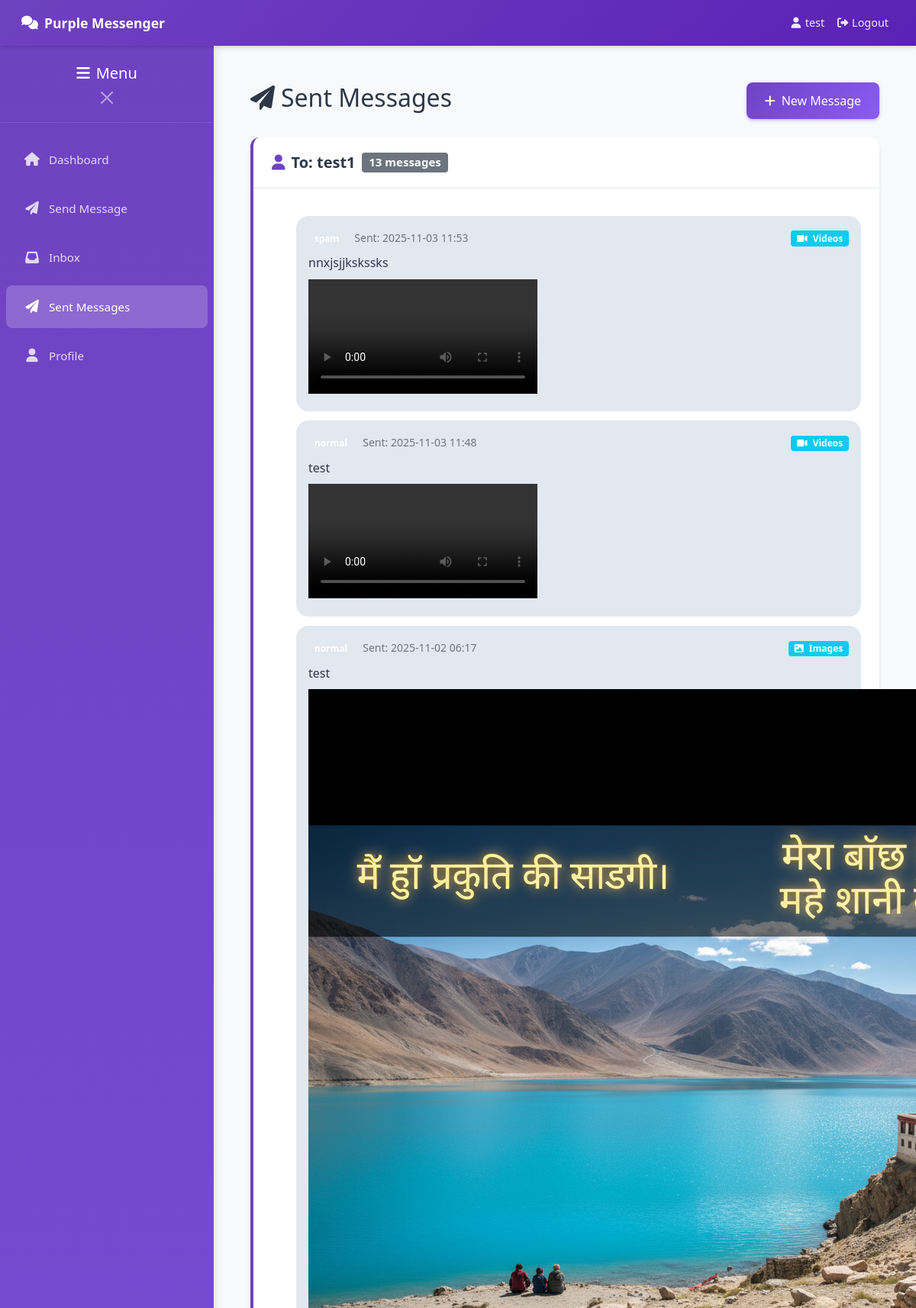
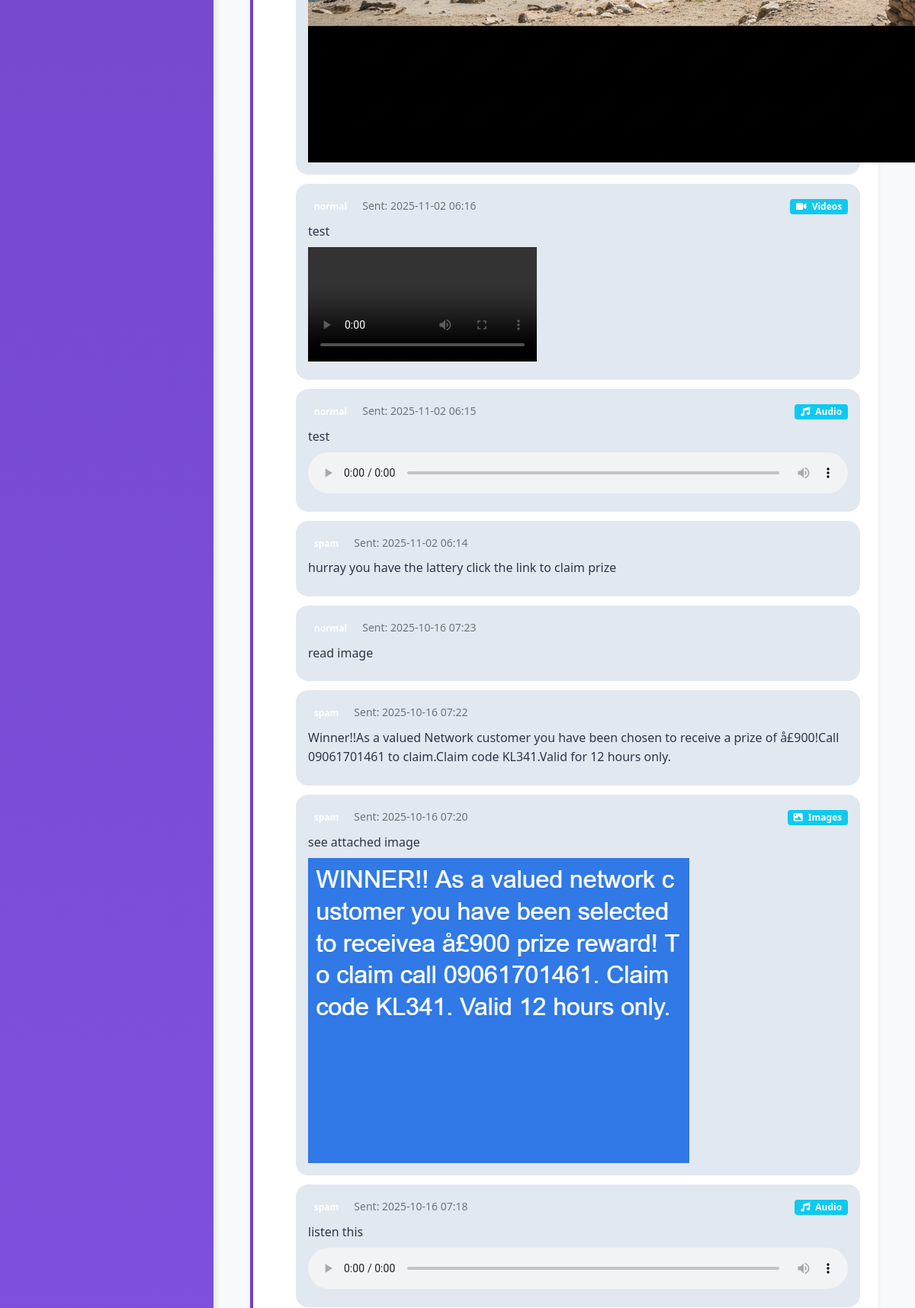
/sent (signed in, upper part), run on the app's committed database (2 pictures, top to bottom).
### database.py (models this page shows)
class User(UserMixin, db.Model):
    id = db.Column(db.Integer, primary_key=True)
    username = db.Column(db.String(80), unique=True, nullable=False)
    email = db.Column(db.String(120), unique=True, nullable=False)
    password = db.Column(db.String(200), nullable=False)
    profile_pic = db.Column(db.String(200), default='default.png')
    created_at = db.Column(db.DateTime, default=datetime.utcnow)
    sent_messages = db.relationship('Message', foreign_keys='Message.sender_id', backref='sender', lazy=True)
    received_messages = db.relationship('Message', foreign_keys='Message.receiver_id', backref='receiver', lazy=True)

class Message(db.Model):
    id = db.Column(db.Integer, primary_key=True)
    content = db.Column(db.Text)
    media_type = db.Column(db.String(20))  # text, image, video, audio
    media_filename = db.Column(db.String(200))
    sender_id = db.Column(db.Integer, db.ForeignKey('user.id'), nullable=False)
    receiver_id = db.Column(db.Integer, db.ForeignKey('user.id'), nullable=False)
    category = db.Column(db.String(50))  # Category marked by sender
    is_read = db.Column(db.Boolean, default=False)
    created_at = db.Column(db.DateTime, default=datetime.utcnow)

### app.py (the view)
@app.route('/sent')
@login_required
def sent_messages():
    messages = Message.query.filter_by(sender_id=current_user.id).order_by(Message.created_at.desc()).all()
    receiver_messages = {}
    for msg in messages:
        receiver_messages.setdefault(msg.receiver.username, []).append(msg)
    return render_template('sent.html', receiver_messages=receiver_messages)

### app.py (called while the page is built)
@login_manager.user_loader
def load_user(user_id):
    return User.query.get(int(user_id))

### templates/sent.html (shortened to what this page needs)
{% extends "base.html" %}
{% block content %}
<div class="d-flex justify-content-between align-items-center mb-4">
    <h2><i class="fas fa-paper-plane me-2"></i>Sent Messages</h2>
    <a href="{{ url_for('send_message') }}" class="btn btn-purple">
        <i class="fas fa-plus me-2"></i>New Message
    </a>
</div>
<div class="row">
    <div class="col-12">
        {% for receiver_name, messages in receiver_messages.items() %}
        <div class="card card-purple mb-4">
            <div class="card-header d-flex justify-content-between align-items-center">
                <h5 class="card-title mb-0">
                    <i class="fas fa-user me-2"></i>To: {{ receiver_name }}
                    <span class="badge bg-secondary ms-2">{{ messages|length }} messages</span>
                </h5>
            </div>
            <div class="card-body">
                {% for message in messages %}
                <div class="message-bubble message-bubble-sent">
                    <div class="d-flex justify-content-between align-items-start mb-2">
                        <div>
                            <span class="badge category-badge me-2">{{ message.category }}</span>
                            <small class="text-muted">Sent: {{ message.created_at.strftime('%Y-%m-%d %H:%M') }}</small>
                        </div>
                        <div>
                            {% if message.media_filename %}
                            <span class="badge bg-info">
                                <i class="fas fa-{{ 'image' if message.media_type == 'images' else 'video' if message.media_type == 'videos' else 'music' }} me-1"></i>
                                {{ message.media_type|title }}
                            </span>
                            {% endif %}
                        </div>
                    </div>
                    {% if message.content %}
                    <p class="mb-2">{{ message.content }}</p>
                    {% endif %}
                    {% if message.media_filename %}
                    <div class="mt-2">
                        {% if message.media_type == 'images' %}
                        <img src="{{ url_for('uploaded_file', file_type='images', filename=message.media_filename) }}"
                             class="media-preview" alt="Sent image">
                        {% elif message.media_type == 'videos' %}
                        <video controls class="media-preview">
                            <source src="{{ url_for('uploaded_file', file_type='videos', filename=message.media_filename) }}">
                        </video>
                        {% elif message.media_type == 'audio' %}
                        <audio controls class="w-100">
                            <source src="{{ url_for('uploaded_file', file_type='audio', filename=message.media_filename) }}">
                        </audio>
                        {% endif %}
                    </div>
                    {% endif %}
                </div>
                {% endfor %}
            </div>
        </div>
        {% endfor %}
    </div>
</div>
{% endblock %}

### templates/base.html (shortened to what this page needs)
<!DOCTYPE html>
<html lang="en">
<head>
    <link href="https://cdn.jsdelivr.net/npm/bootstrap@5.1.3/dist/css/bootstrap.min.css" rel="stylesheet">
    <link href="https://cdnjs.cloudflare.com/ajax/libs/font-awesome/6.0.0/css/all.min.css" rel="stylesheet">
    <link href="{{ url_for('static', filename='css/style.css') }}" rel="stylesheet">
</head>
<body>
    <nav class="navbar navbar-expand-lg navbar-dark navbar-purple">
        <div class="container-fluid">
            <a class="navbar-brand" href="{{ url_for('dashboard') }}">
                <i class="fas fa-comments"></i>
                <span class="d-none d-sm-inline">Purple Messenger</span>
            </a>
            {% if current_user.is_authenticated %}
            <div class="navbar-nav ms-auto d-none d-md-flex align-items-center">
                <a class="nav-link" href="{{ url_for('profile') }}">
                    <i class="fas fa-user me-1"></i>
                    <span class="d-none d-lg-inline">{{ current_user.username }}</span>
                </a>
                <a class="nav-link" href="{{ url_for('logout') }}">
                    <i class="fas fa-sign-out-alt me-1"></i>
                    <span class="d-none d-lg-inline">Logout</span>
                </a>
            </div>
            {% endif %}
        </div>
    </nav>
    <div class="app-container">
        {% if current_user.is_authenticated %}
        <div class="sidebar" id="sidebar">
            <div class="sidebar-header">
                <h5 class="mb-0 text-white">
                    <i class="fas fa-bars me-2"></i>Menu
                </h5>
                <button class="btn-close btn-close-white mt-2" id="sidebarClose"></button>
            </div>
            <nav class="nav flex-column py-3">
                <a class="nav-link {% if request.endpoint == 'dashboard' %}active{% endif %}"
                   href="{{ url_for('dashboard') }}">
                    <i class="fas fa-home"></i>Dashboard
                </a>
                <a class="nav-link {% if request.endpoint == 'send_message' %}active{% endif %}"
                   href="{{ url_for('send_message') }}">
                    <i class="fas fa-paper-plane"></i>Send Message
                </a>
                <a class="nav-link {% if request.endpoint == 'inbox' %}active{% endif %}"
                   href="{{ url_for('inbox') }}">
                    <i class="fas fa-inbox"></i>Inbox
                </a>
                <a class="nav-link {% if request.endpoint == 'sent_messages' %}active{% endif %}"
                   href="{{ url_for('sent_messages') }}">
                    <i class="fas fa-paper-plane"></i>Sent Messages
                </a>
                <a class="nav-link {% if request.endpoint == 'profile' %}active{% endif %}"
                   href="{{ url_for('profile') }}">
                    <i class="fas fa-user"></i>Profile
                </a>
            </nav>
        </div>
        {% endif %}
        <main class="main-content" id="mainContent">
            {% block content %}{% endblock %}
        </main>
    </div>
</body>
</html>

### static/css/style.css (style rules this page uses)
:root { --primary-purple: #6f42c1; --secondary-purple: #8b5cf6; --light-purple: #a78bfa; --dark-purple: #5b21b6; --bg-purple: #f8f9fa; --text-dark: #2d3748; --text-light: #718096; --shadow: 0 4px 6px -1px rgba(0, 0, 0, 0.1), 0 2px 4px -1px rgba(0, 0, 0, 0.06); }
* { box-sizing: border-box; }
body { background-color: var(--bg-purple); font-family: 'Segoe UI', Tahoma, Geneva, Verdana, sans-serif; color: var(--text-dark); line-height: 1.6; padding: 0; margin: 0; min-height: 100vh; }
.navbar-purple { background: linear-gradient(135deg, var(--primary-purple), var(--dark-purple)); padding: 0.75rem 1rem; box-shadow: var(--shadow); position: sticky; top: 0; z-index: 1000; height: 60px; }
.navbar-brand { font-weight: 600; font-size: 1.1rem; display: flex; align-items: center; color: white !important; text-decoration: none; }
.navbar-brand i { margin-right: 0.5rem; }
.navbar-nav .nav-link { color: rgba(255, 255, 255, 0.9) !important; padding: 0.5rem 1rem; display: flex; align-items: center; font-size: 0.9rem; text-decoration: none; }
.navbar-nav .nav-link i { margin-right: 0.5rem; width: 16px; text-align: center; }
.app-container { display: flex; min-height: calc(100vh - 60px); position: relative; }
.sidebar { background: linear-gradient(180deg, var(--primary-purple), var(--secondary-purple)); color: white; width: 280px; flex-shrink: 0; transition: transform 0.3s ease; overflow-y: auto; box-shadow: 2px 0 10px rgba(0, 0, 0, 0.1); z-index: 999; }
.sidebar-header { padding: 1.5rem 1rem 1rem; border-bottom: 1px solid rgba(255, 255, 255, 0.1); text-align: center; display: none; }
.sidebar .nav-link { color: rgba(255, 255, 255, 0.8); padding: 1rem 1.5rem; margin: 0.25rem 0.5rem; border-radius: 0.5rem; display: flex; align-items: center; text-decoration: none; transition: all 0.3s ease; font-size: 0.95rem; }
.sidebar .nav-link i { margin-right: 0.75rem; width: 20px; text-align: center; font-size: 1.1rem; }
.sidebar .nav-link.active { color: white; background-color: rgba(255, 255, 255, 0.2); font-weight: 500; }
.main-content { flex: 1; padding: 1rem; background-color: var(--bg-purple); overflow-x: hidden; width: 100%; }
@media (min-width: 768px) { .main-content { padding: 2rem; } }
@media (min-width: 1200px) { .main-content { padding: 3rem; } }
.card-purple { border: none; border-radius: 0.75rem; box-shadow: var(--shadow); margin-bottom: 1.5rem; border-left: 4px solid var(--primary-purple); background: white; }
.card-header { background: white; border-bottom: 1px solid #e2e8f0; padding: 1.25rem 1.5rem; border-radius: 0.75rem 0.75rem 0 0 !important; }
.card-title { color: var(--text-dark); font-weight: 600; margin-bottom: 0; display: flex; align-items: center; }
.card-title i { margin-right: 0.5rem; color: var(--primary-purple); }
.card-body { padding: 1.5rem; }
.btn-purple { background: linear-gradient(135deg, var(--primary-purple), var(--secondary-purple)); border: none; color: white; padding: 0.75rem 1.5rem; border-radius: 0.5rem; font-weight: 500; transition: all 0.3s ease; text-decoration: none; display: inline-flex; align-items: center; justify-content: center; box-shadow: 0 2px 4px rgba(107, 70, 193, 0.3); }
.message-bubble { background: var(--light-purple); border-radius: 1rem; padding: 1rem; margin: 0.75rem 0; color: white; position: relative; }
.message-bubble-sent { background: #e2e8f0; color: var(--text-dark); margin-left: 1rem; }
.row { margin-left: -0.5rem; margin-right: -0.5rem; }
.col, [class*="col-"] { padding-left: 0.5rem; padding-right: 0.5rem; }
@media (min-width: 768px) { .sidebar-header { display: block; } }
@media (min-width: 768px) { .message-bubble-sent { margin-left: 2rem; } }

### data on the page
User: username "test"
User: username "test1", messages "13"
Message: category "spam", created_at "2025-11-03 11:53", media_type "Videos", content "nnxjsjjkskssks"
Message: category "normal", created_at "2025-11-03 11:48", media_type "Videos", content "test"
Message: category "normal", created_at "2025-11-02 06:17", media_type "Images", content "test", media_filename (picture)
Message: category "normal", created_at "2025-11-02 06:16", media_type "Videos", content "test"
Message: category "normal", created_at "2025-11-02 06:15", media_type "Audio", content "test"
Message: category "spam", created_at "2025-11-02 06:14", content "hurray you have the lattery click the link to claim prize"
Message: category "normal", created_at "2025-10-16 07:23", content "read image"
Message: category "spam", created_at "2025-10-16 07:22", content "Winner!!As a valued Network customer you have been chosen to receive a prize of å£900!Call 09061701461 to claim.Claim code KL341.Valid for 12 hours only."
Message: category "spam", created_at "2025-10-16 07:20", media_type "Images", content "see attached image", media_filename (picture)
Message: category "spam", created_at "2025-10-16 07:18", media_type "Audio", content "listen this"
